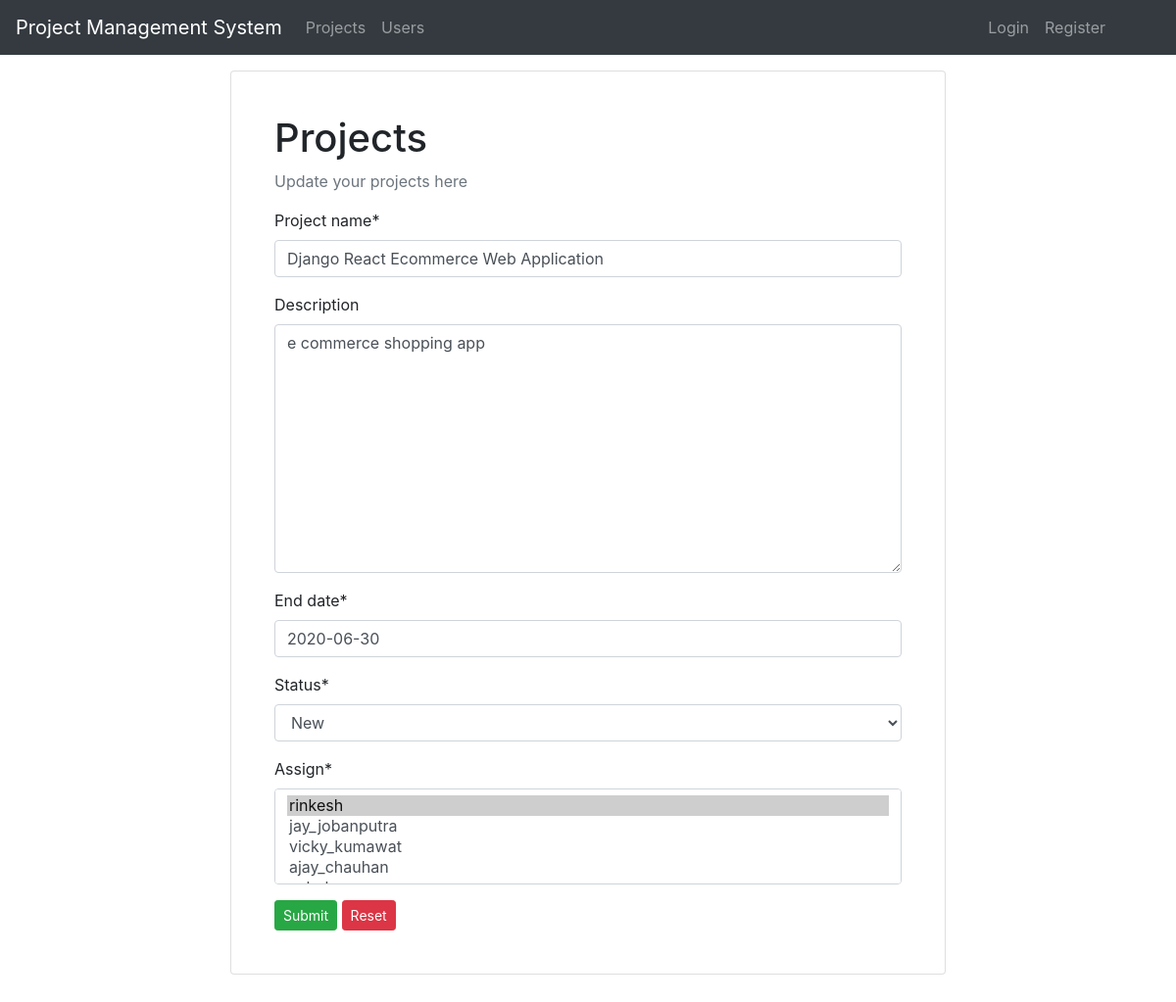
The page /7/update/ on the database as committed earlier.
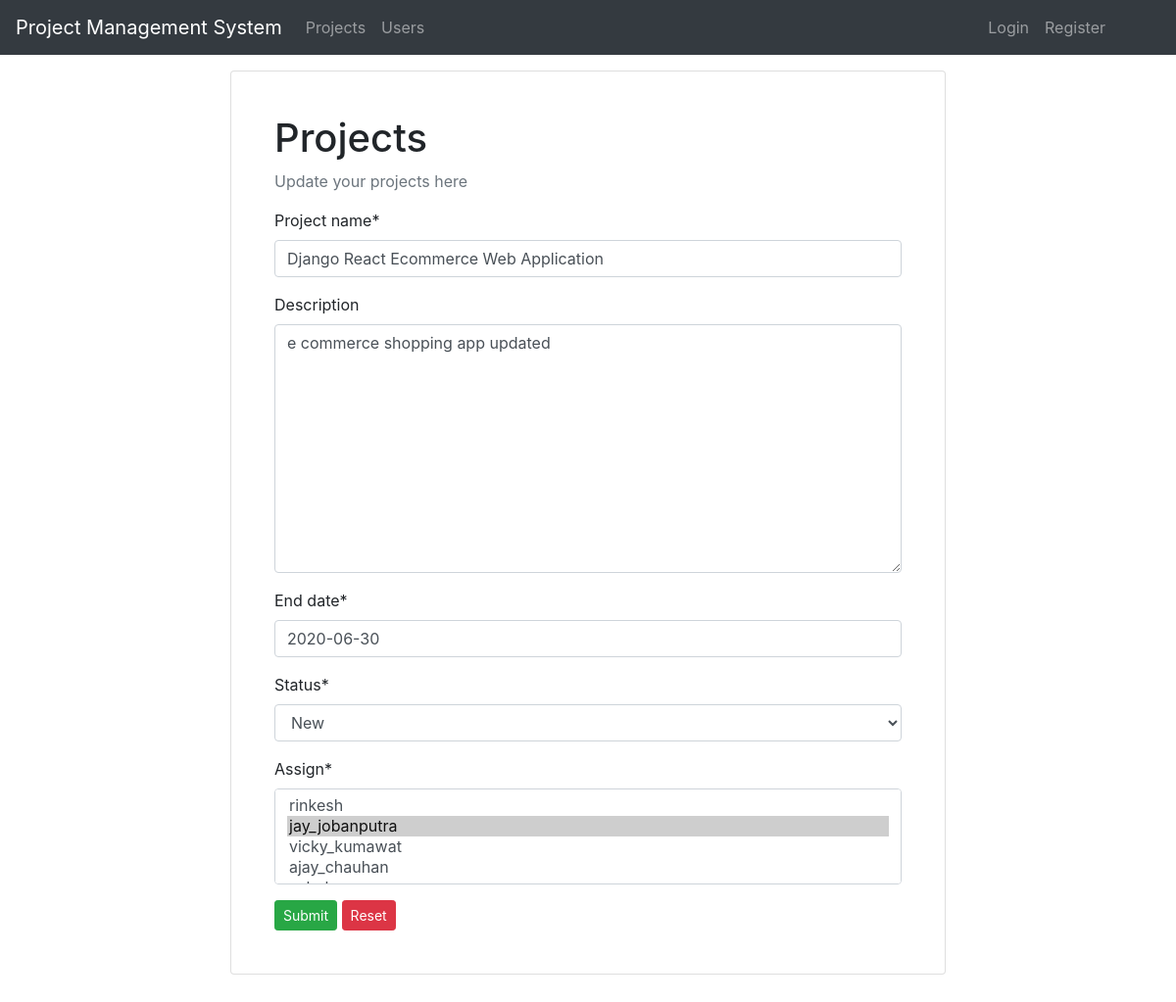
The same page on the database as committed later.
### projects/models.py (models this page shows, shortened)
class Project(models.Model):
    project_name = models.CharField(max_length=200)
    description = models.TextField(blank=True)
    start_date = models.DateField(auto_now_add=True)
    end_date = models.DateField()
    status = models.CharField(max_length=4, choices=status, default=1)
    assign = models.ManyToManyField(User)
    class Meta:
        ordering = ['project_name']

### projects/views.py (the view)
# urls.py: path('<int:pk>/update/', ProjectUpdateView.as_view(), name='project-update'),
class ProjectUpdateView(UpdateView):
    model = Project
    fields = '__all__'
    success_url = reverse_lazy('projects-list')
    def get_context_data(self, **kwargs):
        context = super().get_context_data(**kwargs)
        context['title'] = 'Update'
        return context

### projects/templates/projects/project_form.html (shortened to what this page needs)
{% extends 'projects/base.html' %}
{% load crispy_forms_tags %}
{% block content %}
<div class="container animated fadeIn mt-3">
  <div class="row justify-content-center">
    <div class="col-8">
      <div class="card-group">
        <div class="card p-4 mb-5">
          <div class="card-body">
            <h1>Projects</h1>
            <p class="text-muted">{{title}} your projects here</p>
            <form method="POST" action="">
              {{ form|crispy }}
              <div class="">
                <button type="submit" class="btn btn-sm btn-success"> Submit </button>
                <button type="reset" class="btn btn-sm btn-danger"> Reset </button>
              </div>
            </form>
          </div>
        </div>
      </div>
    </div>
  </div>
</div>
{% endblock content %}

Rows that differ between the two databases and show on the page:
changed Project "Django React Ecommerce Web Application": description "e commerce shopping app" → "e commerce shopping app updated"
Other text that changed with them:
form field assign: "rinkesh ☑ / jay_jobanputra / vicky_kumawat / ajay_chauhan" → "rinkesh / jay_jobanputra ☑ / vicky_kumawat / ajay_chauhan"
